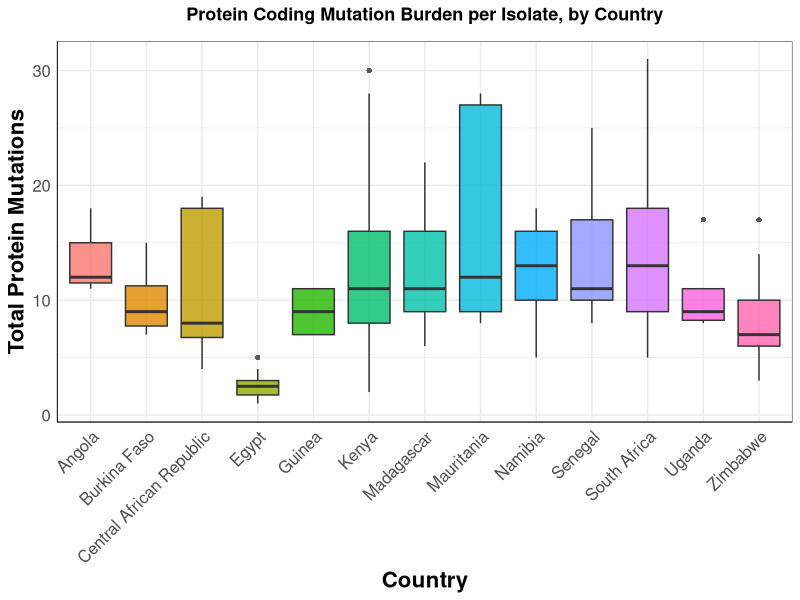
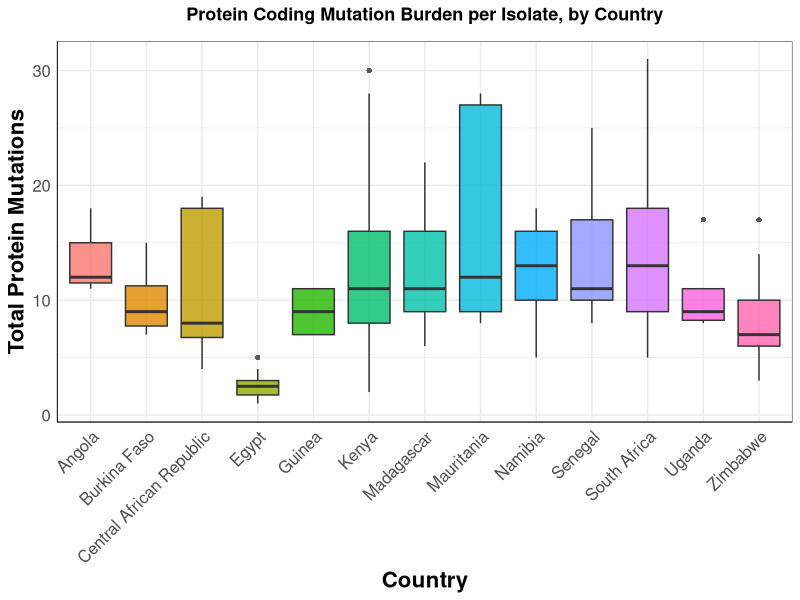

R code for these plots, in order:
## Distribution of protein-coding mutations per isolate across countries

# Set the working directory
setwd("~/Desktop/Manuscripts/Data/R-Work/") # Adjust accordingly

# Load the libraries
library(readr)
library(dplyr)
library(ggplot2)
library(stringr)

# Read CSVs
L_NH <- read_csv("L-NH-Africa.csv") %>% mutate(Host = "Non-human")
M_NH <- read_csv("M-NH-Africa.csv") %>% mutate(Host = "Non-human")
S_H  <- read_csv("S_H.csv")         %>% mutate(Host = "Human")
S_NH <- read_csv("S_NH.csv")        %>% mutate(Host = "Non-human")
L_H  <- read_csv("L-H-Africa.csv")  %>% mutate(Host = "Human")
M_H  <- read_csv("M-H-Africa.csv")  %>% mutate(Host = "Human")

# Combine & clean (assumes L_H, L_NH, M_H, M_NH, S_H, S_NH)
mutation_data <- bind_rows(L_H, L_NH, M_H, M_NH, S_H, S_NH) %>%
  mutate(
    Country = str_trim(Country),
    Host    = str_trim(Host),
    Segment = str_to_upper(str_trim(Segment)),
    `Total Protein Mutations` = suppressWarnings(as.numeric(`Total Protein Mutations`))
  ) %>%
  filter(!is.na(`Total Protein Mutations`), !is.na(Country))

# Save/Load
write_csv(mutation_data, "Combined-Mutation.csv")

## Box-plot:
# Boxplot by Country (y-axis starts at 0, countries alphabetical)

p_box <- ggplot(
  mutation_data,
  aes(
    x = factor(Country, levels = sort(unique(Country))),  # <- alphabetical order
    y = `Total Protein Mutations`,
    fill = Country
  )
) +
  geom_boxplot(outlier.shape = 16, outlier.size = 1.5, alpha = 0.8) +
  labs(
    title = "Protein Coding Mutation Burden per Isolate, by Country",
    x = "Country",
    y = "Total Protein Mutations"
  ) +
  theme_minimal() +
  theme(
    plot.title  = element_text(hjust = 0.5, face = "bold", size = 13, margin = margin(b = 12)),
    axis.title  = element_text(face = "bold", size = 16),
    axis.text.x = element_text(angle = 45, hjust = 1, size = 12, face = "plain"),  # alphabet labels
    axis.text.y = element_text(size = 12),
    legend.position = "none",
    panel.border = element_rect(color = "black", fill = NA, linewidth = 0.3),
    axis.line = element_line(color = "black", linewidth = 0.3)
  ) +
  coord_cartesian(ylim = c(0, NA)) +
  scale_y_continuous(expand = expansion(mult = c(0.02, 0.05)))

print(p_box)
ggsave("Boxplot_Mutation_By_Country.pdf", p_box, width = 10, height = 6, dpi = 300)
